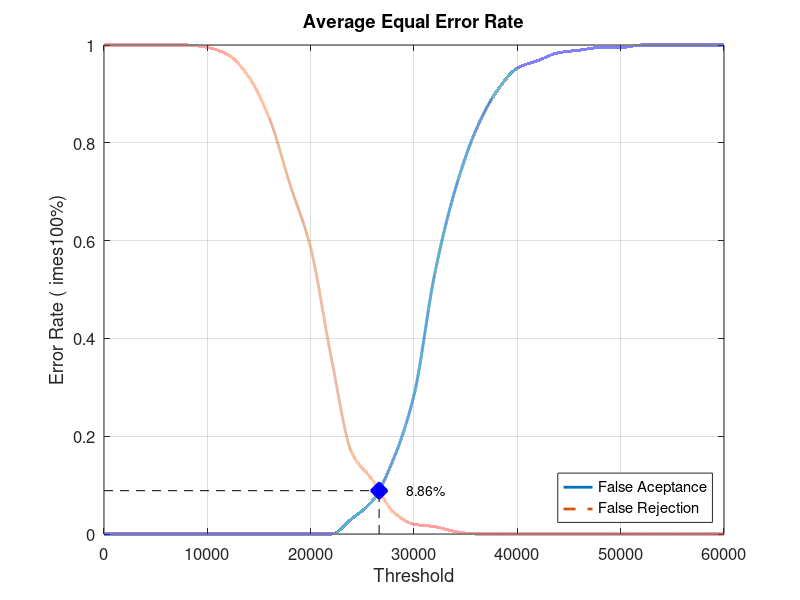
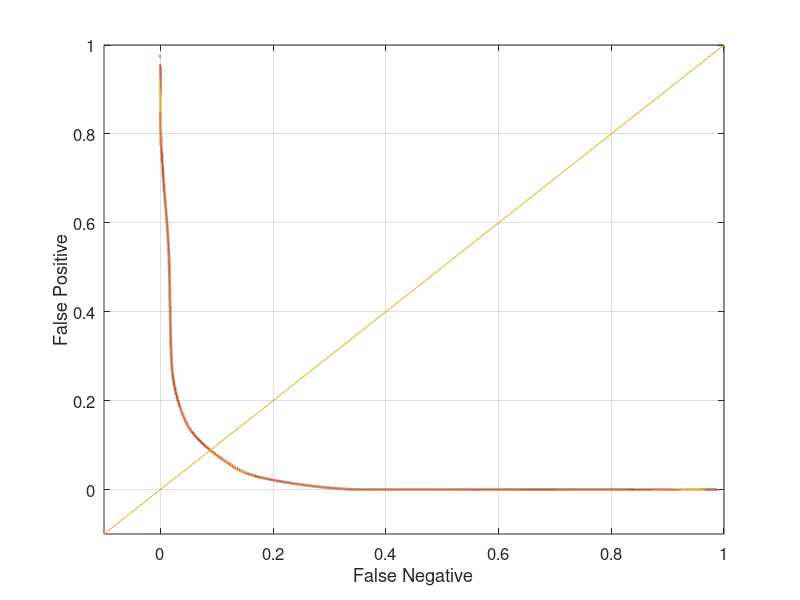

The MATLAB source for these figures, in order:
close all;
clear;
clc;
x = 0:2000:60000;
xq = 0:0.5:60000;

y0 = [0 0 0 0 0 0 0 0 0 0 0 0 0.0315789 0.0684211 0.152632 0.284211 0.531579 0.705263 0.826316 0.905263 0.952632 0.968421 0.984211 0.989474 0.994737 0.994737 1 1 1 1 1]
yy0 = interp1(x, y0, xq, 'pchip');
y1 = [1 1 1 1 1 0.995 0.98 0.935 0.85 0.715 0.585 0.36 0.165 0.11 0.045 0.02 0.015 0.005 0 0 0 0 0 0 0 0 0 0 0 0 0]
yy1 = interp1(x, y1, xq, 'pchip');

% Calculating EER: 
y2 = abs(y0 - y1);
find(y2 == min(y2))
yy2 = abs(yy0 - yy1);
xEER = find(yy2 == min(yy2));
xEERIndex = xq(xEER) % X-axis EER
yEER = yy0(xEER) % Y-axis EER

main = figure
plot(xq, yy0,'-','LineWidth', 2);	hold on
plot(xq, yy1,'--','LineWidth', 2);	hold on
plot([xEERIndex xEERIndex], [0 yEER], 'k--');	hold on
plot([0 xEERIndex], [yEER yEER], 'k--');	hold on
plot(xEERIndex, yEER, 'bx', 'LineWidth', 10);	hold on
text(xEERIndex + 10 * xEERIndex / 100, yEER, [num2str(round((10000 * yEER)) / 100) '%'])
legend('False Aceptance', 'False Rejection', 'Location', 'SouthEast')
xlabel('Threshold')
ylabel('Error Rate (	imes100%)')
title('Average Equal Error Rate')
set(gca, 'FontSize', 12)
axis([0 60000 0 1])
grid on

print(main, 'Database2_1Main', '-dpng');
FNRxFPR = figure('Color', [1 1 1]);
plot(yy1, yy0, '-', yy1, yy0, 'LineWidth', 2);
hold on
y = -0.1:0.1:1
plot(y, y); 
set(gca, 'FontSize', 12)
xlabel('False Negative')
ylabel('False Positive')
axis([-0.1 1 -0.1 1])
set(gca, 'FontSize', 12)
grid on

print(FNRxFPR, 'Database2_1FNRxFPR','-dpng');
